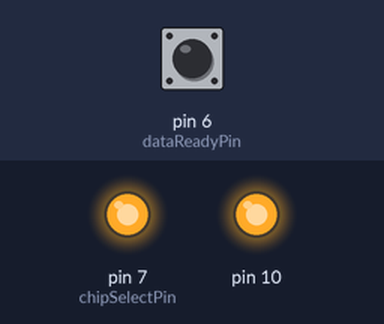
The sketch below on a simulated Arduino Uno, built with avr-gcc and run on an emulated ATmega328P. On the bench: output pins drawn as LEDs (lit = HIGH). Inputs (shaded band) come from the test bench; at power-on: pin 6 (dataReadyPin) LOW. What the sketch prints to the serial monitor is not drawn.

Above: at 1.3 s.
1.4 s: pin 6 (dataReadyPin) driven HIGH
2.9 s: pin 6 (dataReadyPin) pulsed LOW 2 times (0.12 s each, 0.3 s apart)
6.5 s: pin 6 (dataReadyPin) driven LOW
Timing chart, 0 to 9.5 s (numbered marks = the images above; inputs shaded):
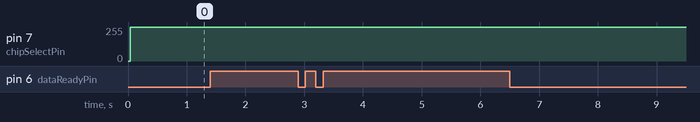

Measured:
- after the input at 6.5 s, every drawn part: stays the same

The sketch:

SPI-ADS.ino
```cpp
/*
 ADS

 Circuit:
 SCP1000 sensor attached to pins 6, 7, 10 - 13:
 DRDY: pin 6
 CSB: pin 7
 MOSI: pin 11
 MISO: pin 12
 SCK: pin 13

 created 31 July 2010
 modified 14 August 2010
 by Abilio
 */

// the sensor communicates using SPI, so include the library:
#include <SPI.h>

const byte READ = 0b11111100;     // SCP1000's read command
const byte WRITE = 0b00000010;   // SCP1000's write command

// pins used for the connection with the sensor
// the other you need are controlled by the SPI library):
const int dataReadyPin = 6;
const int chipSelectPin = 7;

void setup() {
  Serial.begin(9600);

  // start the SPI library:
  SPI.begin();
  SPI.setDataMode(SPI_MODE0);
  // initalize the  data ready and chip select pins:
  pinMode(dataReadyPin, INPUT);
  pinMode(chipSelectPin, OUTPUT);

  // writeRegister(endereço, valor, modo);
  writeRegister(0x00,0x00); // para as conversoes, DEVEMOS FAZER ISTO ANTES DE QQ COISA
  writeRegister(0x12,0x02); // desabilita o oscilador interno - isto deve ser feito antes de habilitar o oscilador externo
  writeRegister(0x01,0x0A); // Channel 1+ -> IN1     Channel 1- -> IN2
  writeRegister(0x02,0x1C); // Channel 2+ -> IN3     Channel 2- -> IN4
  writeRegister(0x03,0x00); // Disconecta o canal 3
  writeRegister(0x0A,0x0F); // Comum mode formado pelo IN1, IN2, IN3 e IN4
  writeRegister(0x0C,0x05); // Right-leg drive conectado no pino IN5 -- será o terra do sistema (meio da testa)
  // writeRegister(0x0D,0x00); //não há necessidade do Wilson amplifier
  // writeRegister(0x0E,0x00); //não há necessidade do Wilson amplifier
  // writeRegister(0x0F,0x00); //não há necessidade do Wilson amplifier
  // writeRegister(0x10,0x01); //não há necessidade do Wilson amplifier
  writeRegister(0x12,0x04); // habilita oscilador
  writeRegister(0x13,0x3F); // frequencia maxima de operação para todos os canais
  //decimation R2 igual a 8 como default
  writeRegister(0x22,0x10); // Configures the R3 decimation rate as 16 for channel 1.
  writeRegister(0x23,0x10); // Configures the R3 decimation rate as 16 for channel 2
  // writeRegister(0x24,0x10); // Set address 0x22 = 0x02: Configures the R3 decimation rate as 6 for channel 1
  writeRegister(0x27,0x08); // Configures the DRDYB source to channel 1 ECG (or fastest channel).
  writeRegister(0x2F,0x30); // Enables channel 1 and 2 for loop read-back mode.
  writeRegister(0x00,0x01); // Starts data conversion.


  // give the sensor time to set up:
  delay(100);
}

void loop() {
  //Select High Resolution Mode
  //writeRegister(0x03, 0x0A);

  // don't do anything until the data ready pin is high:
  if (digitalRead(dataReadyPin) == HIGH) {
    //Read the temperature data
    int Data = readRegister(0x50, 10);
    Serial.print("Data = ");
    Serial.print(Data);


//    //Read the pressure data highest 3 bits:
//    byte  pressure_data_high = readRegister(0x1F, 1);
//    pressure_data_high &= 0b00000111; //you only needs bits 2 to 0
//
//    //Read the pressure data lower 16 bits:
//    unsigned int pressure_data_low = readRegister(0x20, 2);
//    //combine the two parts into one 19-bit number:
//    long pressure = ((pressure_data_high << 16) | pressure_data_low) / 4;
//
//    // display the temperature:
//    Serial.println("\tPressure [Pa]=" + String(pressure));
  }
}

//Read from or write to register from the SCP1000:
unsigned int readRegister(byte thisRegister, int bytesToRead) {
  byte inByte = 0;           // incoming byte from the SPI
  unsigned int result = 0;   // result to return
  Serial.print(thisRegister, BIN);
  Serial.print("\t");
  // SCP1000 expects the register name in the upper 6 bits
  // of the byte. So shift the bits left by two bits:
  thisRegister = thisRegister << 2;
  // now combine the address and the command into one byte
  byte dataToSend = thisRegister & READ;
  Serial.println(thisRegister, BIN);
  // take the chip select low to select the device:
  digitalWrite(chipSelectPin, LOW);
  // send the device the register you want to read:
  SPI.transfer(dataToSend);
  // send a value of 0 to read the first byte returned:
  result = SPI.transfer(0x00);
  // decrement the number of bytes left to read:
  bytesToRead--;
  // if you still have another byte to read:
  if (bytesToRead > 0) {
    // shift the first byte left, then get the second byte:
    result = result << 8;
    inByte = SPI.transfer(0x00);
    // combine the byte you just got with the previous one:
    result = result | inByte;
    // decrement the number of bytes left to read:
    bytesToRead--;
  }
  // take the chip select high to de-select:
  digitalWrite(chipSelectPin, HIGH);
  // return the result:
  return (result);
}


//Sends a write command to SCP1000

void writeRegister(byte thisRegister, byte thisValue) {

  // SCP1000 expects the register address in the upper 6 bits
  // of the byte. So shift the bits left by two bits:
  thisRegister = thisRegister << 2;
  // now combine the register address and the command into one byte:
  byte dataToSend = thisRegister | WRITE;

  // take the chip select low to select the device:
  digitalWrite(chipSelectPin, LOW);

  SPI.transfer(dataToSend); //Send register location
  SPI.transfer(thisValue);  //Send value to record into register

  // take the chip select high to de-select:
  digitalWrite(chipSelectPin, HIGH);
}
```
